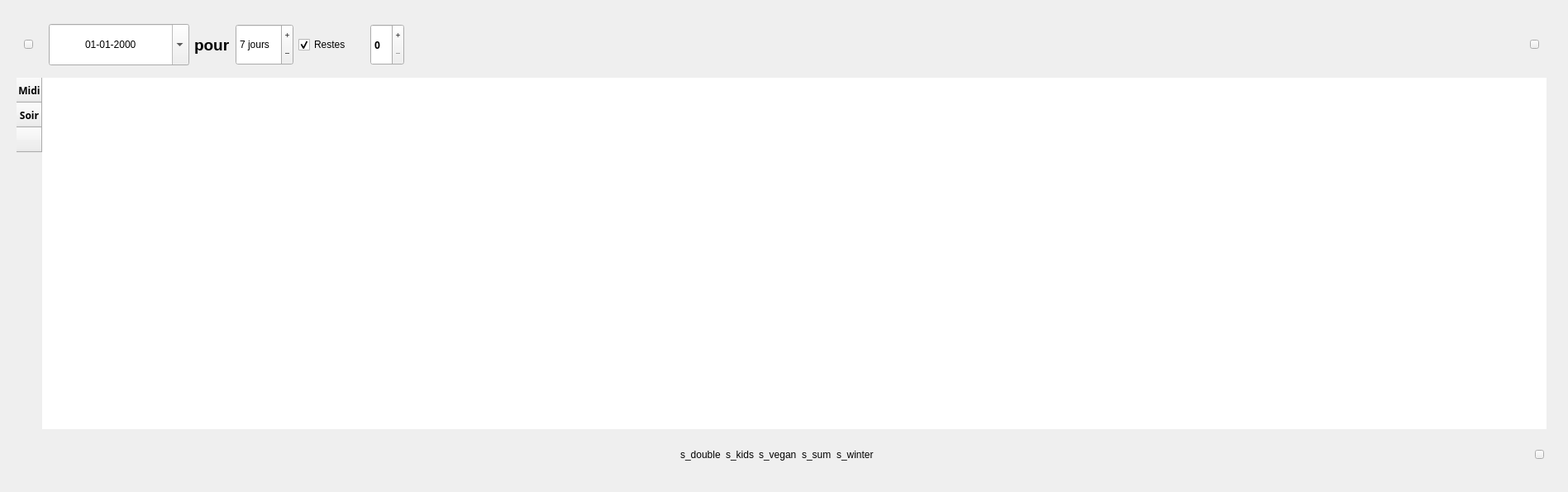
             <widget class="QWidget" name="page_carte">
              <property name="geometry">
               <rect>
                <x>0</x>
                <y>0</y>
                <width>1897</width>
                <height>595</height>
               </rect>
              </property>
              <attribute name="label">
               <string>Carte</string>
              </attribute>
              <layout class="QGridLayout" name="gridLayout_9">
               <item row="0" column="0">
                <widget class="QFrame" name="frame_carte">
                 <property name="frameShape">
                  <enum>QFrame::NoFrame</enum>
                 </property>
                 <property name="frameShadow">
                  <enum>QFrame::Raised</enum>
                 </property>
                 <layout class="QGridLayout" name="gridLayout_10">
                  <item row="1" column="0">
                   <widget class="QTableWidget" name="tW_menu">
                    <property name="mouseTracking">
                     <bool>true</bool>
                    </property>
                    <property name="frameShape">
                     <enum>QFrame::NoFrame</enum>
                    </property>
                    <property name="editTriggers">
                     <set>QAbstractItemView::AnyKeyPressed|QAbstractItemView::EditKeyPressed</set>
                    </property>
                    <property name="dragEnabled">
                     <bool>true</bool>
                    </property>
                    <property name="dragDropOverwriteMode">
                     <bool>false</bool>
                    </property>
                    <property name="dragDropMode">
                     <enum>QAbstractItemView::InternalMove</enum>
                    </property>
                    <property name="selectionMode">
                     <enum>QAbstractItemView::SingleSelection</enum>
                    </property>
                    <property name="iconSize">
                     <size>
                      <width>60</width>
                      <height>60</height>
                     </size>
                    </property>
                    <property name="textElideMode">
                     <enum>Qt::ElideMiddle</enum>
                    </property>
                    <row>
                     <property name="text">
                      <string>Midi</string>
                     </property>
                     <property name="font">
                      <font>
                       <family>Poiret One</family>
                       <weight>75</weight>
                       <bold>true</bold>
                      </font>
                     </property>
                     <property name="textAlignment">
                      <set>AlignCenter</set>
                     </property>
                    </row>
                    <row>
                     <property name="text">
                      <string>Soir</string>
                     </property>
                     <property name="font">
                      <font>
                       <family>Poiret One</family>
                       <weight>75</weight>
                       <bold>true</bold>
                      </font>
                     </property>
                     <property name="textAlignment">
                      <set>AlignCenter</set>
                     </property>
                    </row>
                    <row>
                     <property name="text">
                      <string/>
                     </property>
                     <property name="textAlignment">
                      <set>AlignCenter</set>
                     </property>
                    </row>
                   </widget>
                  </item>
                  <item row="0" column="0">
                   <widget class="QFrame" name="frame_2">
                    <property name="frameShape">
                     <enum>QFrame::NoFrame</enum>
                    </property>
                    <property name="frameShadow">
                     <enum>QFrame::Raised</enum>
                    </property>
                    <layout class="QGridLayout" name="gridLayout_13">
                     <item row="0" column="10">
                      <spacer name="horizontalSpacer_3">
                       <property name="orientation">
                        <enum>Qt::Horizontal</enum>
                       </property>
                       <property name="sizeHint" stdset="0">
                        <size>
                         <width>40</width>
                         <height>20</height>
                        </size>
                       </property>
                      </spacer>
                     </item>
                     <item row="0" column="0">
                      <widget class="QPushButton" name="pB_new_menu_2">
                       <property name="font">
                        <font>
                         <family>Poiret One</family>
                         <pointsize>-1</pointsize>
                         <weight>75</weight>
                         <italic>false</italic>
                         <bold>true</bold>
                        </font>
                       </property>
                       <property name="toolTip">
                        <string>Nouvelle carte</string>
                       </property>
                       <property name="text">
                        <string/>
                       </property>
                       <property name="iconSize">
                        <size>
                         <width>40</width>
                         <height>40</height>
                        </size>
                       </property>
                      </widget>
                     </item>
                     <item row="0" column="5">
                      <widget class="QCheckBox" name="cB_restes_2">
                       <property name="toolTip">
                        <string>Le dernier repas, c'est les restes!</string>
                       </property>
                       <property name="text">
                        <string>Restes</string>
                       </property>
                       <property name="checked">
                        <bool>true</bool>
                       </property>
                      </widget>
                     </item>
                     <item row="0" column="2">
                      <widget class="QDateEdit" name="dateEdit_2">
                       <property name="minimumSize">
                        <size>
                         <width>170</width>
                         <height>50</height>
                        </size>
                       </property>
                       <property name="styleSheet">
                        <string notr="true"/>
                       </property>
                       <property name="wrapping">
                        <bool>true</bool>
                       </property>
                       <property name="alignment">
                        <set>Qt::AlignCenter</set>
                       </property>
                       <property name="buttonSymbols">
                        <enum>QAbstractSpinBox::NoButtons</enum>
                       </property>
                       <property name="displayFormat">
                        <string>dd-MM-yyyy</string>
                       </property>
                       <property name="calendarPopup">
                        <bool>true</bool>
                       </property>
                      </widget>
                     </item>
                     <item row="0" column="7">
                      <widget class="QSpinBox" name="sB_desserts_2">
                       <property name="minimumSize">
                        <size>
                         <width>0</width>
                         <height>50</height>
                        </size>
                       </property>
                       <property name="font">
                        <font>
                         <family>Poiret One</family>
                         <weight>75</weight>
                         <italic>false</italic>
                         <bold>true</bold>
                        </font>
                       </property>
                       <property name="buttonSymbols">
                        <enum>QAbstractSpinBox::PlusMinus</enum>
                       </property>
                      </widget>
                     </item>
                     <item row="0" column="3">
                      <widget class="QLabel" name="label_9">
                       <property name="font">
                        <font>
                         <pointsize>14</pointsize>
                         <weight>75</weight>
                         <italic>false</italic>
                         <bold>true</bold>
                        </font>
                       </property>
                       <property name="text">
                        <string>pour</string>
                       </property>
                      </widget>
                     </item>
                     <item row="0" column="11">
                      <widget class="QPushButton" name="pB_modif">
                       <property name="font">
                        <font>
                         <family>Poiret One</family>
                         <pointsize>-1</pointsize>
                         <weight>75</weight>
                         <italic>false</italic>
                         <bold>true</bold>
                        </font>
                       </property>
                       <property name="toolTip">
                        <string>Modifier</string>
                       </property>
                       <property name="text">
                        <string/>
                       </property>
                       <property name="iconSize">
                        <size>
                         <width>40</width>
                         <height>40</height>
                        </size>
                       </property>
                       <property name="checkable">
                        <bool>true</bool>
                       </property>
                      </widget>
                     </item>
                     <item row="0" column="1">
                      <widget class="QLabel" name="label_date">
                       <property name="text">
                        <string/>
                       </property>
                       <property name="pixmap">
                        <pixmap>images/icon_date_3colors_t_LD.png</pixmap>
                       </property>
                       <property name="textInteractionFlags">
                        <set>Qt::LinksAccessibleByMouse|Qt::TextSelectableByMouse</set>
                       </property>
                      </widget>
                     </item>
                     <item row="0" column="4">
                      <widget class="QSpinBox" name="sB_days">
                       <property name="minimumSize">
                        <size>
                         <width>0</width>
                         <height>50</height>
                        </size>
                       </property>
                       <property name="buttonSymbols">
                        <enum>QAbstractSpinBox::PlusMinus</enum>
                       </property>
                       <property name="keyboardTracking">
                        <bool>false</bool>
                       </property>
                       <property name="suffix">
                        <string> jours</string>
                       </property>
                       <property name="value">
                        <number>7</number>
                       </property>
                      </widget>
                     </item>
                     <item row="0" column="6">
                      <widget class="QLabel" name="label_dessert">
                       <property name="font">
                        <font>
                         <family>Poiret One</family>
                         <pointsize>14</pointsize>
                         <weight>75</weight>
                         <italic>false</italic>
                         <bold>true</bold>
                        </font>
                       </property>
                       <property name="toolTip">
                        <string>Desserts</string>
                       </property>
                       <property name="text">
                        <string/>
                       </property>
                       <property name="pixmap">
                        <pixmap>images/icon_cupcake_t.png</pixmap>
                       </property>
                      </widget>
                     </item>
                    </layout>
                   </widget>
                  </item>
                  <item row="2" column="0" colspan="2">
                   <widget class="QFrame" name="frame_button_2">
                    <property name="frameShape">
                     <enum>QFrame::NoFrame</enum>
                    </property>
                    <property name="frameShadow">
                     <enum>QFrame::Raised</enum>
                    </property>
                    <layout class="QGridLayout" name="gridLayout_14">
                     <item row="0" column="3">
                      <widget class="QPushButton" name="pB_save">
                       <property name="font">
                        <font>
                         <family>Poiret One</family>
                         <pointsize>-1</pointsize>
                         <weight>75</weight>
                         <italic>false</italic>
                         <bold>true</bold>
                        </font>
                       </property>
                       <property name="toolTip">
                        <string>Enregistrer dans l'Historique</string>
                       </property>
                       <property name="text">
                        <string/>
                       </property>
                       <property name="iconSize">
                        <size>
                         <width>40</width>
                         <height>40</height>
                        </size>
                       </property>
                      </widget>
                     </item>
                     <item row="0" column="1" alignment="Qt::AlignHCenter">
                      <widget class="QFrame" name="frame_score">
                       <property name="frameShape">
                        <enum>QFrame::NoFrame</enum>
                       </property>
                       <property name="frameShadow">
                        <enum>QFrame::Raised</enum>
                       </property>
                       <layout class="QGridLayout" name="gridLayout_11">
                        <item row="0" column="2">
                         <widget class="QLabel" name="label_s_vegan">
                          <property name="toolTip">
                           <string>Plats vegan</string>
                          </property>
                          <property name="text">
                           <string>s_vegan</string>
                          </property>
                         </widget>
                        </item>
                        <item row="0" column="4">
                         <widget class="QLabel" name="label_s_hiver">
                          <property name="toolTip">
                           <string>Plats d'hiver</string>
                          </property>
                          <property name="text">
                           <string>s_winter</string>
                          </property>
                         </widget>
                        </item>
                        <item row="0" column="3">
                         <widget class="QLabel" name="label_s_ete">
                          <property name="toolTip">
                           <string>Plats d'été</string>
                          </property>
                          <property name="text">
                           <string>s_sum</string>
                          </property>
                         </widget>
                        </item>
                        <item row="0" column="0">
                         <widget class="QLabel" name="label_s_double">
                          <property name="toolTip">
                           <string>Plats en double</string>
                          </property>
                          <property name="text">
                           <string>s_double</string>
                          </property>
                         </widget>
                        </item>
                        <item row="0" column="1">
                         <widget class="QLabel" name="label_s_kids">
                          <property name="toolTip">
                           <string>Plats enfants</string>
                          </property>
                          <property name="text">
                           <string>s_kids</string>
                          </property>
                         </widget>
                        </item>
                       </layout>
                      </widget>
                     </item>
                     <item row="0" column="2">
                      <spacer name="horizontalSpacer">
                       <property name="orientation">
                        <enum>Qt::Horizontal</enum>
                       </property>
                       <property name="sizeHint" stdset="0">
                        <size>
                         <width>40</width>
                         <height>20</height>
                        </size>
                       </property>
                      </spacer>
                     </item>
                     <item row="0" column="0">
                      <spacer name="horizontalSpacer_2">
                       <property name="orientation">
                        <enum>Qt::Horizontal</enum>
                       </property>
                       <property name="sizeHint" stdset="0">
                        <size>
                         <width>40</width>
                         <height>20</height>
                        </size>
                       </property>
                      </spacer>
                     </item>
                    </layout>
                   </widget>
                  </item>
                 </layout>
                </widget>
               </item>
              </layout>
             </widget>
